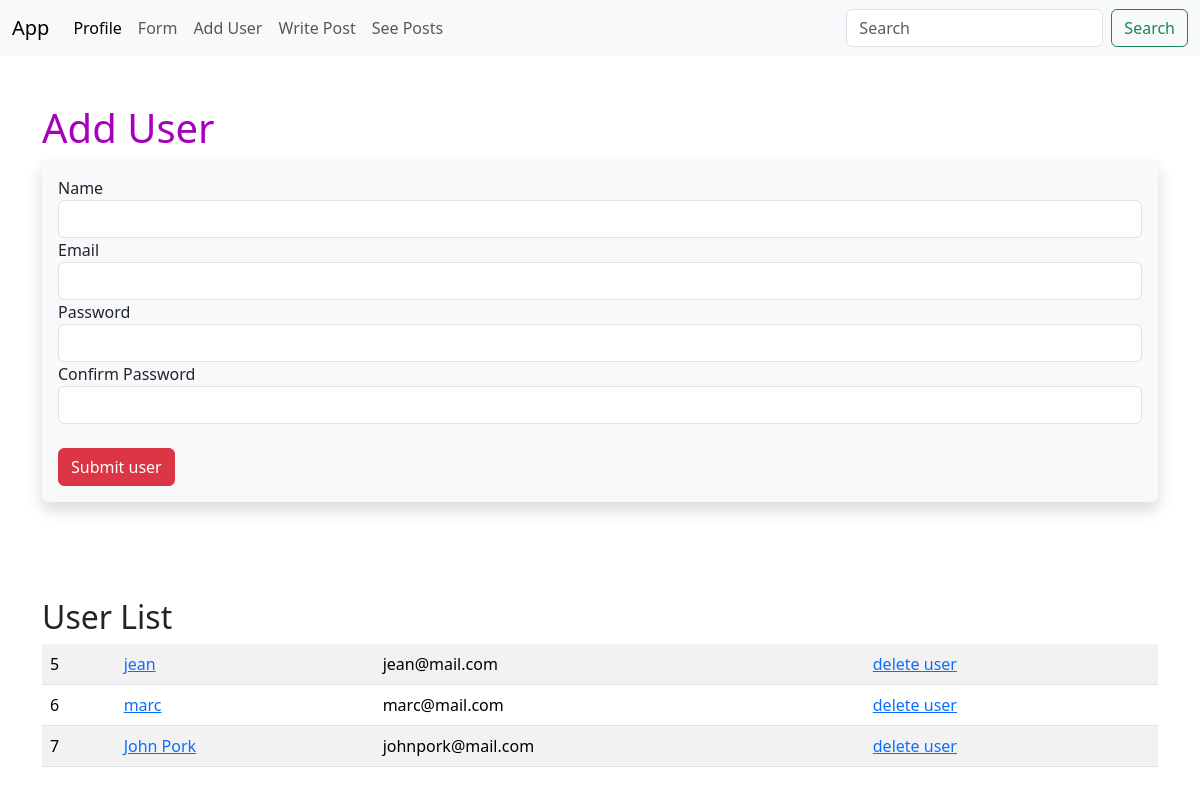
Screenshot of /user/add with the database file from the repository.
### app.py (models this page shows, shortened)
class Users(db.Model):
    id = db.Column(db.Integer, primary_key=True)
    name = db.Column(db.String(100), nullable=False)
    email = db.Column(db.String(100), nullable=False, unique=True)
    date_added = db.Column(db.DateTime, default=datetime.now())
    password_hash = db.Column(db.String(128))
    @property
    def password(self):
        raise AttributeError('Password is not a readable attribute')

### app.py (the view, shortened to what this page needs)
@app.route('/user/add', methods=['GET', 'POST'])
def add_user():
    name = None
    form = UserForm()
    our_users = Users.query.order_by(Users.date_added)
    return render_template('add_user.html',
                            form=form,
                            name=name,
                            our_users=our_users)

### app.py
class UserForm(FlaskForm):
    name = StringField('Name', validators=[DataRequired()])
    email = StringField('Email', validators=[DataRequired()])
    submit = SubmitField('Submit user')
    password_hash = PasswordField('Password',
                                  validators=[DataRequired(), EqualTo('password_hash2', message='Passwords not matching')])
    password_hash2 = PasswordField('Confirm Password',
                                   validators=[DataRequired()])

### templates/add_user.html (shortened to what this page needs)
{% extends 'base.html' %}
{% block content%}
    {% if name %}
        <p>
        Salut <strong>{{ name }} </strong>
    {% else %}
        <h1>Add User</h1>
        <div class="shadow p-3 mb-5 bg-body-tertiary rounded">
            <form method="POST">
                <div>
                    {{ form.name.label }} {{ form.name(class="form-control") }}
                </div>
                <div>
                    {{ form.email.label }} {{ form.email(class="form-control") }}
                </div>
                <div>
                    {{ form.password_hash.label }} {{ form.password_hash(class="form-control") }}
                </div>
                <div>
                    {{ form.password_hash2.label }} {{ form.password_hash2(class="form-control") }}
                </div>
                <div>
                    <br>
                    {{form.submit(class="btn btn-danger")}}
                </div>
            </form>
        </div>
    {% endif %}
    <br><br>
    <h2>User List</h2>
    <table class="table table-striped table-hover">
    {% for our_user in our_users %}
        <tr>
            <td>{{ our_user.id }}</td>
            <td><a href="{{ url_for('update', id=our_user.id )}}">{{ our_user.name }}</a></td>
            <td>{{ our_user.email }}</td>
            <td><a href="{{ url_for('delete', id=our_user.id )}}">delete user</a></td>
        </tr>
    {% endfor %}
    </table>
{% endblock %}

### static/css/style.css (style rules this page uses)
h1 { color: rgb(166, 0, 188) }

### rows the page displays
Users: id "5", name "jean", email "jean@mail.com"
Users: id "6", name "marc", email "marc@mail.com"
Users: id "7", name "John Pork", email "johnpork@mail.com"
